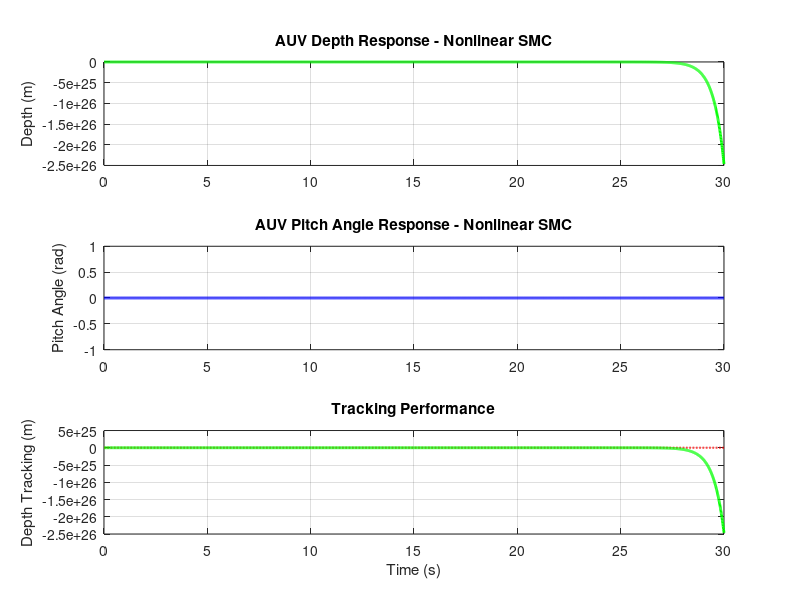

Write MATLAB code to recreate this figure.
%% plot_smc_nonlinear.m
clc; clear;

% Load data
load('smc_nonlinear_output.mat');

z     = states(:,1);
theta = states(:,2);
time  = time(:);

% Plot
figure;
subplot(3,1,1)
plot(time, z, 'g', 'LineWidth', 2); grid on;
ylabel('Depth (m)')
title('AUV Depth Response - Nonlinear SMC')

subplot(3,1,2)
plot(time, theta, 'b', 'LineWidth', 2); grid on;
ylabel('Pitch Angle (rad)')
title('AUV Pitch Angle Response - Nonlinear SMC')

subplot(3,1,3)
plot(time, 0.5*ones(size(time)), 'r--', 'LineWidth', 1.5); hold on;
plot(time, z, 'g', 'LineWidth', 2);
ylabel('Depth Tracking (m)')
xlabel('Time (s)')
title('Tracking Performance')
grid on;